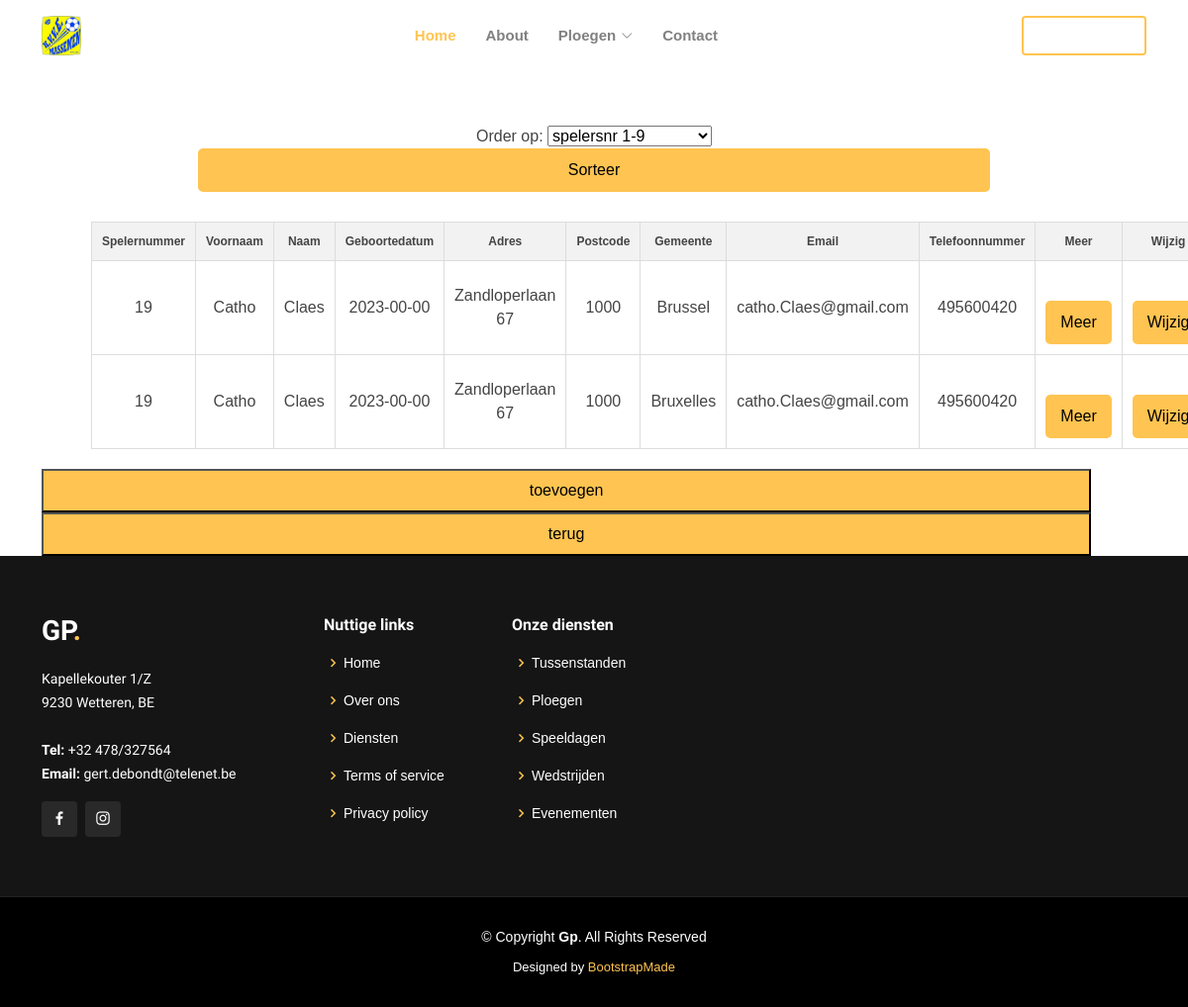
Page /Gp_02/Gp/ploegen.php?ploegnr=1 on the committed database.
### tables this page shows
CREATE TABLE `tblspelers` (
  `spelernr` int(11) NOT NULL,
  `naam` text NOT NULL,
  `voornaam` text NOT NULL,
  `geboortedatum` date DEFAULT NULL,
  `adres_speler` text,
  `postcode_speler` int(11) DEFAULT NULL,
  `email` text,
  `telefoonnummer_speler` text,
  `adres_moeder` text,
  `postcode_moeder` int(11) DEFAULT NULL,
  `email_moeder` text,
  `telefoonnummer_moeder` text,
  `adres_vader` text,
  `postcode_vader` int(11) DEFAULT NULL,
  `email_vader` text,
  `telefoonnummer_vader` text,
  `wie_eerst_te_verwittigen` text,
  `medische_toelichting` text,
  `bondsnummer` int(11) DEFAULT NULL,
  `toelichting` text,
  `actief` tinyint(1) DEFAULT NULL
);

CREATE TABLE `tblpostcode` (
  `PostcodeId` int(11) NOT NULL,
  `postcode` varchar(8) NOT NULL,
  `gemeente` varchar(255) NOT NULL,
  `UCGemeente` varchar(255) NOT NULL
);

### Gp_02/Gp/ploegen.php (the view, shortened to what this page needs)
<!DOCTYPE html>
<html lang="en">
<head>
  <link href="assets/vendor/aos/aos.css" rel="stylesheet">
  <link href="assets/vendor/bootstrap/css/bootstrap.min.css" rel="stylesheet">
  <link href="assets/vendor/bootstrap-icons/bootstrap-icons.css" rel="stylesheet">
  <link href="assets/vendor/boxicons/css/boxicons.min.css" rel="stylesheet">
  <link href="assets/vendor/glightbox/css/glightbox.min.css" rel="stylesheet">
  <link href="assets/vendor/remixicon/remixicon.css" rel="stylesheet">
  <link href="assets/vendor/swiper/swiper-bundle.min.css" rel="stylesheet">
  <link href="assets/css/style.css" rel="stylesheet">
  <link href="assets/css/styleoverzicht.css" rel="stylesheet">
</head>
<body>
  <header id="header" class="fixed-top ">
    <div class="container d-flex align-items-center justify-content-lg-between">
      <h1 class="logo me-auto me-lg-0"><a href="index.php"><img src="assets/img/favicon.jpg"></a></h1>
      <nav id="navbar" class="navbar order-last order-lg-0">
        <ul>
          <li><a class="nav-link scrollto active" href="index.php">Home</a></li>
          <li><a class="nav-link scrollto" href="about.php">About</a></li>
          <li class="dropdown"><a href="#"><span>Ploegen</span> <i class="bi bi-chevron-down"></i></a>
          </li><a class="nav-link scrollto" href="contact.php">Contact</a></li>
        </ul>
      </nav>
      <a href="aangemeld.php" class="get-started-btn scrollto">Admin Only</a>
    </div>
  </header>
  <main id="main">
    <div class="container">
      <p>
      <br><br><br><br>
      </p>
      <form method="get" name="searchForm" action="<?php echo $_SERVER['PHP_SELF']; ?>"class="mx-auto text-center">
        Order op: <select id="sortBy" name="sortBy">
                      <option value="spelernr">spelersnr 1-9</option>
                    </select>
                    <input type="submit" class="btn btn-primary" style="margin:0;"name="sorteer" id="sorteer" value="Sorteer">
      </form>
  <?php
    $mysqli= new MySQLi ("localhost","root","","voetbalclubphp");
    if(mysqli_connect_errno()) {trigger_error('Fout bij verbinding: '.$mysqli->error); }
    else{
        if(isset($_GET["ploegnr"])){
          $ploegnr = $_GET["ploegnr"];
        }else{
         echo "er zit geen persoon in deze ploeg";
        }
        $sql= "SELECT s.*,p.gemeente from tblspelers s INNER JOIN tblspelersperploeg ploeg ON s.spelernr = ploeg.spelernr
               INNER JOIN tblpostcode p ON s.postcode_speler = p.postcode
               and ploeg.ploegID=? ORDER BY ? ASC";
        if($stmt = $mysqli->prepare($sql)){
          $stmt -> bind_param('is',$ploegnr,$sortBy);
            if(!$stmt->execute()){
                echo "Het uitvoeren van de query is mislukt: '.$stmt->error.' in query: ".$sql;
            }else{
                $stmt->bind_result($spelersnr,$naam,$voornaam,$datum,$adres1,$postcode1,$email1,$tel1,$adres2,$postcode2,$email2, $tel2, $adres3, $postcode3, $email3,$tel3, $contactfirst, $medische_toelichting,$bondsnummer, $toelichting,$actief,$gemeente);
                echo "<div><table border='1' style='margin-left: 50px'> <tr><th>Spelernummer</th><th>Voornaam</th><th>Naam</th><th>Geboortedatum</th><th>Adres</th><th>Postcode</th><th>Gemeente</th><th>Email</th><th>Telefoonnummer</th><th>Meer</th><th>Wijzig</th>
                </tr>";
                while ($stmt->fetch()) {
                  $id = $spelersnr;
                    echo "<tr><td>" . $spelersnr . "</td><td>" . $voornaam . "</td><td>" . $naam . "</td><td>" . $datum . "</td><td>" . $adres1 . "</td><td>" . $postcode1 . "</td><td>".$gemeente."</td><td>".$email1 . "</td><td>" . $tel1 . "</td><td style='text-align: center;'>";
                    ?>
                    <form name='form1' method='post' action='meer_info.php?actiemeerinfo&spelerid=<?php echo $id;?>'><input style="margin: auto;" type='submit' name='Meer' id='Meer' value='Meer'></form>
                    <?php echo "</td><td tyle='text-align: center;'>";
                    ?>
                      <form name='form1' method='post' action='updatepage.php?actieverander&spelerid=<?php echo $id;?>'><input style="margin: auto;"type='submit' name='update' id='update' value='Wijzig'></form>
                    <?php echo "</td></tr>";
                }
                echo "</table></div>";
        }
    }
  }
?>
<div>
    <a href="toevoegen.php"><input type="button" value="toevoegen" id="toevoegen" style="background-color: #ffc451; margin: 0;"></a>
<div>
    <a href="aangemeld.php"><input type="button"  value="terug" id="terug" style="background-color: #ffc451; margin: 0;"></a>
</div>
</div>
</main>
   <footer id="footer">
    <div class="footer-top">
      <div class="container">
        <div class="row">
          <div class="col-lg-3 col-md-6">
            <div class="footer-info">
              <h3>Gp<span>.</span></h3>
              <p>
                Kapellekouter 1/Z<br>
                9230 Wetteren, BE<br><br>
                <strong>Tel:</strong> +32 478/327564<br>
                <strong>Email:</strong> gert.debondt@telenet.be<br>
              </p>
              <div class="social-links mt-3">
                <a href="https://www.facebook.com/massemenkvve?fref=ts" class="facebook"><i class="bx bxl-facebook"></i></a>
                <a href="https://www.instagram.com/kvve_massemen/" class="instagram"><i class="bx bxl-instagram"></i></a>
              </div>
            </div>
          </div>
          <div class="col-lg-2 col-md-6 footer-links">
            <h4>Nuttige links</h4>
            <ul>
              <li><i class="bx bx-chevron-right"></i> <a href="#">Home</a></li>
              <li><i class="bx bx-chevron-right"></i> <a href="#">Over ons</a></li>
              <li><i class="bx bx-chevron-right"></i> <a href="#">Diensten</a></li>
              <li><i class="bx bx-chevron-right"></i> <a href="#">Terms of service</a></li>
              <li><i class="bx bx-chevron-right"></i> <a href="#">Privacy policy</a></li>
            </ul>
          </div>
          <div class="col-lg-3 col-md-6 footer-links">
            <h4>Onze diensten</h4>
            <ul>
              <li><i class="bx bx-chevron-right"></i> <a href="#">Tussenstanden</a></li>
              <li><i class="bx bx-chevron-right"></i> <a href="#">Ploegen</a></li>
              <li><i class="bx bx-chevron-right"></i> <a href="#">Speeldagen</a></li>
              <li><i class="bx bx-chevron-right"></i> <a href="#">Wedstrijden</a></li>
              <li><i class="bx bx-chevron-right"></i> <a href="#">Evenementen</a></li>
            </ul>
          </div>
        </div>
      </div>
    </div>
    <div class="container">
      <div class="copyright">
        &copy; Copyright <strong><span>Gp</span></strong>. All Rights Reserved
      </div>
      <div class="credits">
        Designed by <a href="https://bootstrapmade.com/">BootstrapMade</a>
      </div>
    </div>
  </footer>
</body>
</html>

### Gp_02/Gp/assets/css/style.css (style rules this page uses)
body { font-family: "Open Sans", sans-serif; color: #444444; }
a { color: #ffc451; text-decoration: none; }
h1, h2, h3, h4, h5, h6 { font-family: "Raleway", sans-serif; }
#header { transition: all 0.5s; z-index: 997; padding: 15px 0; }
#header .logo { font-size: 32px; margin: 0; padding: 0; line-height: 1; font-weight: 700; letter-spacing: 2px; text-transform: uppercase; }
#header .logo a { color: #fff; }
#header .logo img { max-height: 40px; }
.get-started-btn { color: #fff; border-radius: 4px; padding: 7px 25px 8px 25px; white-space: nowrap; transition: 0.3s; font-size: 14px; display: inline-block; border: 2px solid #ffc451; }
.navbar { padding: 0; }
.navbar ul { margin: 0; padding: 0; display: flex; list-style: none; align-items: center; }
.navbar li { position: relative; }
.navbar a, .navbar a:focus { display: flex; align-items: center; justify-content: space-between; padding: 10px 0 10px 30px; font-size: 15px; font-weight: 600; color: gray; white-space: nowrap; transition: 0.3s; }
.navbar a i, .navbar a:focus i { font-size: 12px; line-height: 0; margin-left: 5px; }
.navbar a:hover, .navbar .active, .navbar .active:focus, .navbar li:hover>a { color: #ffc451; }
#footer { background: black; padding: 0 0 30px 0; color: #fff; font-size: 14px; }
#footer .footer-top { background: #151515; border-bottom: 1px solid #222222; padding: 60px 0 30px 0; }
#footer .footer-top .footer-info { margin-bottom: 30px; }
#footer .footer-top .footer-info h3 { font-size: 28px; margin: 0 0 20px 0; padding: 2px 0 2px 0; line-height: 1; font-weight: 700; text-transform: uppercase; }
#footer .footer-top .footer-info h3 span { color: #ffc451; }
#footer .footer-top .footer-info p { font-size: 14px; line-height: 24px; margin-bottom: 0; font-family: "Raleway", sans-serif; color: #fff; }
#footer .footer-top .social-links a { font-size: 18px; display: inline-block; background: #292929; color: #fff; line-height: 1; padding: 8px 0; margin-right: 4px; border-radius: 4px; text-align: center; width: 36px; height: 36px; transition: 0.3s; }
#footer .footer-top h4 { font-size: 16px; font-weight: 600; color: #fff; position: relative; padding-bottom: 12px; }
#footer .footer-top .footer-links { margin-bottom: 30px; }
#footer .footer-top .footer-links ul { list-style: none; padding: 0; margin: 0; }
#footer .footer-top .footer-links ul i { padding-right: 2px; color: #ffc451; font-size: 18px; line-height: 1; }
#footer .footer-top .footer-links ul li { padding: 10px 0; display: flex; align-items: center; }
#footer .footer-top .footer-links ul li:first-child { padding-top: 0; }
#footer .footer-top .footer-links ul a { color: #fff; transition: 0.3s; display: inline-block; line-height: 1; }
#footer .copyright { text-align: center; padding-top: 30px; }
#footer .credits { padding-top: 10px; text-align: center; font-size: 13px; color: #fff; }

### Gp_02/Gp/assets/css/styleoverzicht.css (style rules this page uses)
body { font-family: Arial, sans-serif; }
form { max-width: 800px; margin: 0 ; margin-top: 30px; }
table { align-items: center; width: 80%; border-collapse: collapse; margin-bottom: 20px; margin-top: 30px }
th, td { padding: 10px; border: 1px solid #ddd; text-align: center; margin-top:30px; }
th { background-color: #f2f2f2; font-size: 12px; }
input, textarea { width: 95%; margin-bottom: 10px; padding: 8px; }
input[type="submit"] { background-color: #ffc451; color: black; padding: 10px 15px; border: none; border-radius: 5px; cursor: pointer; align-items: center; width: 100% }

### rows in the picture
tblspelers: spelernr "19", voornaam "Catho", naam "Claes", geboortedatum "2023-00-00", adres_speler "Zandloperlaan 67", postcode_speler "1000", tblpostcode.gemeente "Brussel", email "catho.Claes@gmail.com", telefoonnummer_speler "495600420", tblpostcode.gemeente "Bruxelles"
